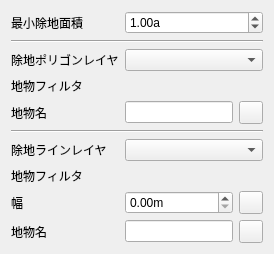
     <widget class="QWidget" name="tab_2">
      <attribute name="title">
       <string>除地</string>
      </attribute>
      <layout class="QVBoxLayout" name="verticalLayout_4">
       <item>
        <layout class="QFormLayout" name="formLayout_8">
         <property name="horizontalSpacing">
          <number>6</number>
         </property>
         <item row="0" column="0">
          <widget class="QLabel" name="label_10">
           <property name="text">
            <string>最小除地面積</string>
           </property>
          </widget>
         </item>
         <item row="0" column="1">
          <widget class="QDoubleSpinBox" name="minJochi">
           <property name="suffix">
            <string>a</string>
           </property>
           <property name="maximum">
            <double>100000.000000000000000</double>
           </property>
           <property name="value">
            <double>1.000000000000000</double>
           </property>
          </widget>
         </item>
         <item row="1" column="0" colspan="2">
          <widget class="Line" name="line_3">
           <property name="orientation">
            <enum>Qt::Orientation::Horizontal</enum>
           </property>
          </widget>
         </item>
         <item row="2" column="0">
          <widget class="QLabel" name="label_29">
           <property name="text">
            <string>除地ポリゴンレイヤ</string>
           </property>
          </widget>
         </item>
         <item row="2" column="1">
          <widget class="QgsMapLayerComboBox" name="jochiPolygon"/>
         </item>
         <item row="3" column="0">
          <widget class="QLabel" name="label_40">
           <property name="text">
            <string>地物フィルタ</string>
           </property>
          </widget>
         </item>
         <item row="3" column="1">
          <widget class="QgsFieldExpressionWidget" name="jochiFilter"/>
         </item>
         <item row="4" column="0">
          <widget class="QLabel" name="label_30">
           <property name="text">
            <string>地物名</string>
           </property>
          </widget>
         </item>
         <item row="4" column="1">
          <layout class="QHBoxLayout" name="jochiNameInputLayout">
           <item><widget class="QLineEdit" name="jochiName"/></item>
           <item><widget class="QgsPropertyOverrideButton" name="jochiNameOverride"/></item>
          </layout>
         </item>
         <item row="5" column="0" colspan="2">
          <widget class="Line" name="line_2">
           <property name="orientation">
            <enum>Qt::Orientation::Horizontal</enum>
           </property>
          </widget>
         </item>
         <item row="6" column="0">
          <widget class="QLabel" name="label_31">
           <property name="text">
            <string>除地ラインレイヤ</string>
           </property>
          </widget>
         </item>
         <item row="6" column="1">
          <widget class="QgsMapLayerComboBox" name="sagyodoLine"/>
         </item>
         <item row="7" column="0">
          <widget class="QLabel" name="label_41">
           <property name="text">
            <string>地物フィルタ</string>
           </property>
          </widget>
         </item>
         <item row="7" column="1">
          <widget class="QgsFieldExpressionWidget" name="sagyodoFilter"/>
         </item>
         <item row="8" column="0">
          <widget class="QLabel" name="label_32">
           <property name="text">
            <string>幅</string>
           </property>
          </widget>
         </item>
         <item row="8" column="1">
          <layout class="QHBoxLayout" name="horizontalLayout">
           <item>
            <widget class="QDoubleSpinBox" name="hukuin">
             <property name="suffix">
              <string>m</string>
             </property>
            </widget>
           </item>
           <item>
            <widget class="QgsPropertyOverrideButton" name="hukuinOverride"/>
           </item>
          </layout>
         </item>
         <item row="9" column="0">
          <widget class="QLabel" name="label_33">
           <property name="text">
            <string>地物名</string>
           </property>
          </widget>
         </item>
         <item row="9" column="1">
          <layout class="QHBoxLayout" name="jochiNameSagyodoInputLayout">
           <item><widget class="QLineEdit" name="jochiNameSagyodo"/></item>
           <item><widget class="QgsPropertyOverrideButton" name="jochiNameSagyodoOverride"/></item>
          </layout>
         </item>
        </layout>
       </item>
      </layout>
     </widget>
